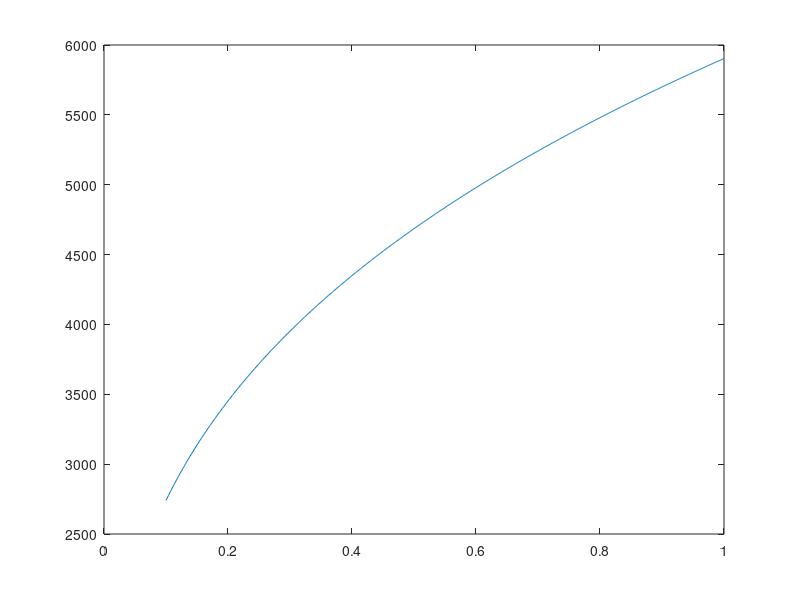

The MATLAB source for this figure:
u0 = 12;
r = 1400;
a = 7e-10;

Dc = 0.1:0.001:1;

f = (u0^2.*Dc/(2*a) + sqrt(u0^3*Dc.^3/(27*r^3) + u0^4*Dc.^2/(4*a^2))).^(1/3) + (u0^2.*Dc/(2*a) - sqrt(u0^3*Dc.^3/(27*r^3) + u0^4*Dc.^2/(4*a^2))).^(1/3);

plot(Dc, f);